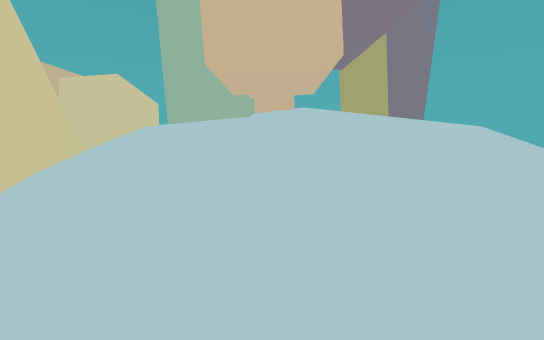
view 1 (above)

12 first-person views from a walk through a 3-D level made in the Unity game engine. The camera is 1.2 m above the floor, tilts 8° down and sees 85° across. The floor is counted in squares, 1 m on a side. Each view is taken from the middle of a square. On the plan, view 1 faces up. The plan holds only what a view shows up to about 13 squares ahead; the rest is blank. The place goes on beyond the plan.

view 2
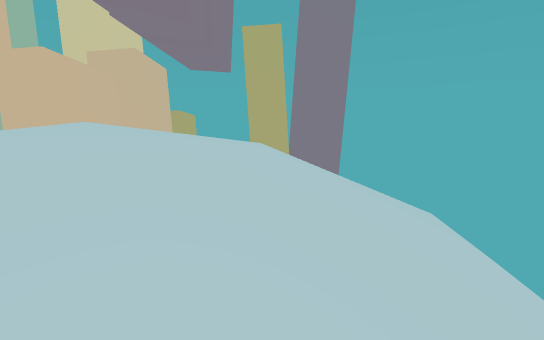

view 3
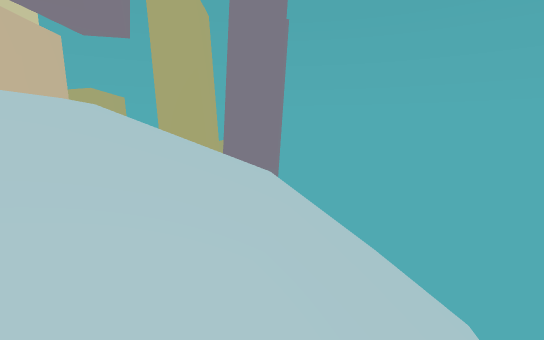

view 4
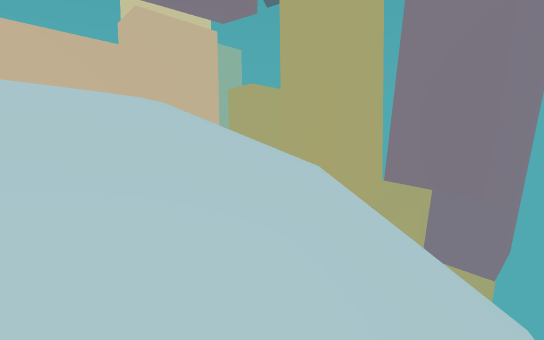

view 5
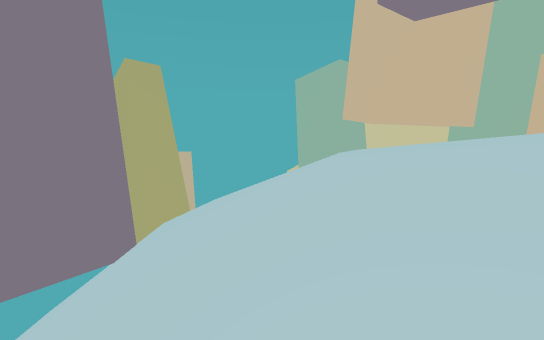

view 6
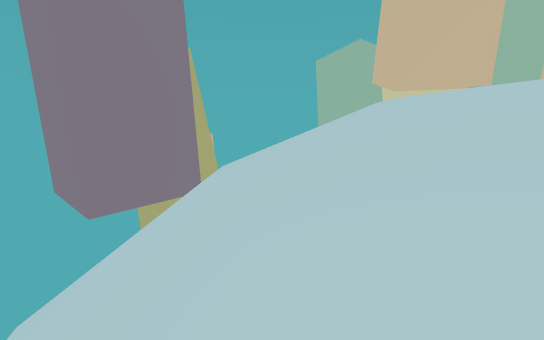

view 7
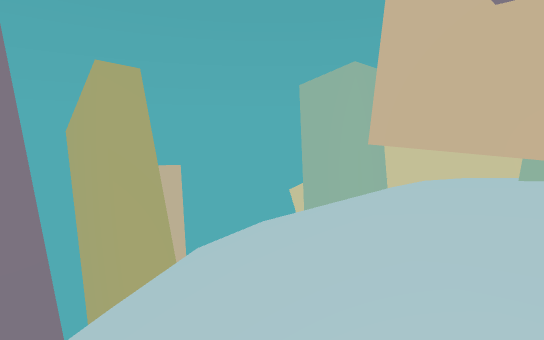

view 8
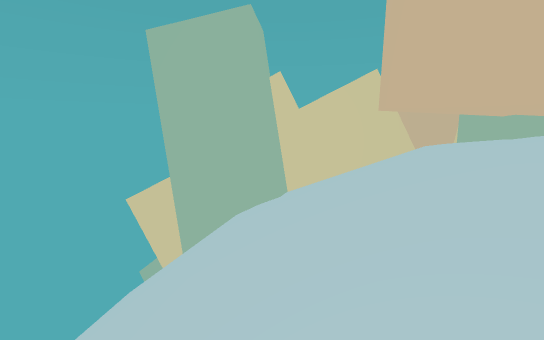

view 9
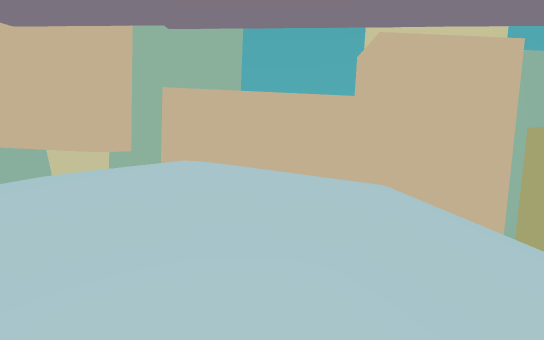

view 10
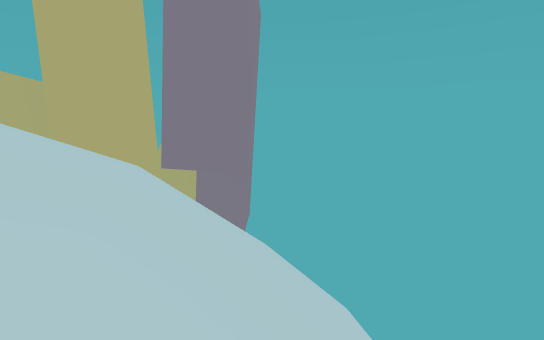

view 11
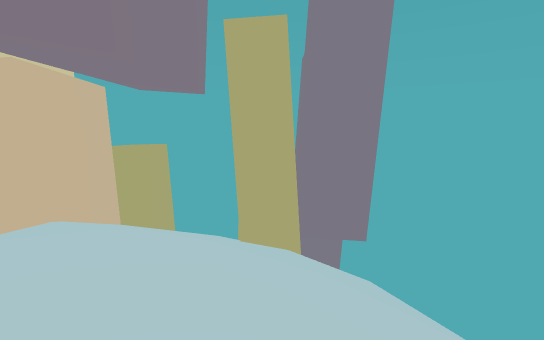

view 12
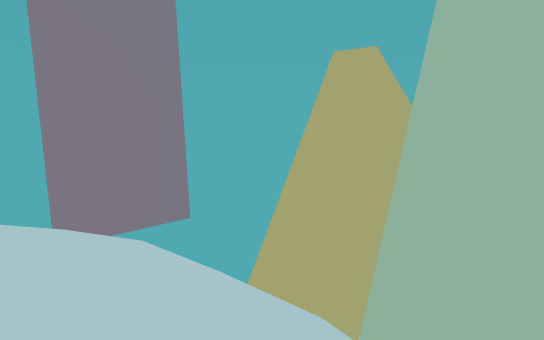

### Floor plan
Key: @ floor where view 1 was taken; # wall or solid block; . floor; / step, stairs or slope; = window, fence, low wall or low ledge; ^ raised ledge; v drop or lower ground; O other object.
Columns run from 4 left of view 1 to 7 right of it. Each row starts with its distance up from view 1.
 14       v=##
 13       vv##
 12         ##
 11    ##  ###
 10    ## /#/v
  9     #/=#//v
  8     #//////
  7  ^ #^//////v
  6 ^^  ^OO/////
  5 ^^ #^OO/////
  4 ^  ###//////
  3  OO/#./////
  2  O/////////
  1  O#/////##v
  0  O#/@/  ##
 -1  OO///  ##
 -2  O  v##
 -3      ##
 -4     v##

Where each view was taken, in squares from view 1:
view 1: 0 up, 0 right, facing up
view 2: 1 up, 3 right, facing up
view 3: 2 up, 5 right, facing up
view 4: 5 up, 6 right, facing up-left
view 5: 5 up, 5 right, facing down-left
view 6: 5 up, 6 right, facing down-left
view 7: 4 up, 4 right, facing down-left
view 8: 1 up, 3 right, facing left
view 9: 6 up, 4 right, facing left
view 10: 4 up, 6 right, facing up
view 11: 4 up, 3 right, facing up
view 12: 2 up, 2 left, facing down-right
